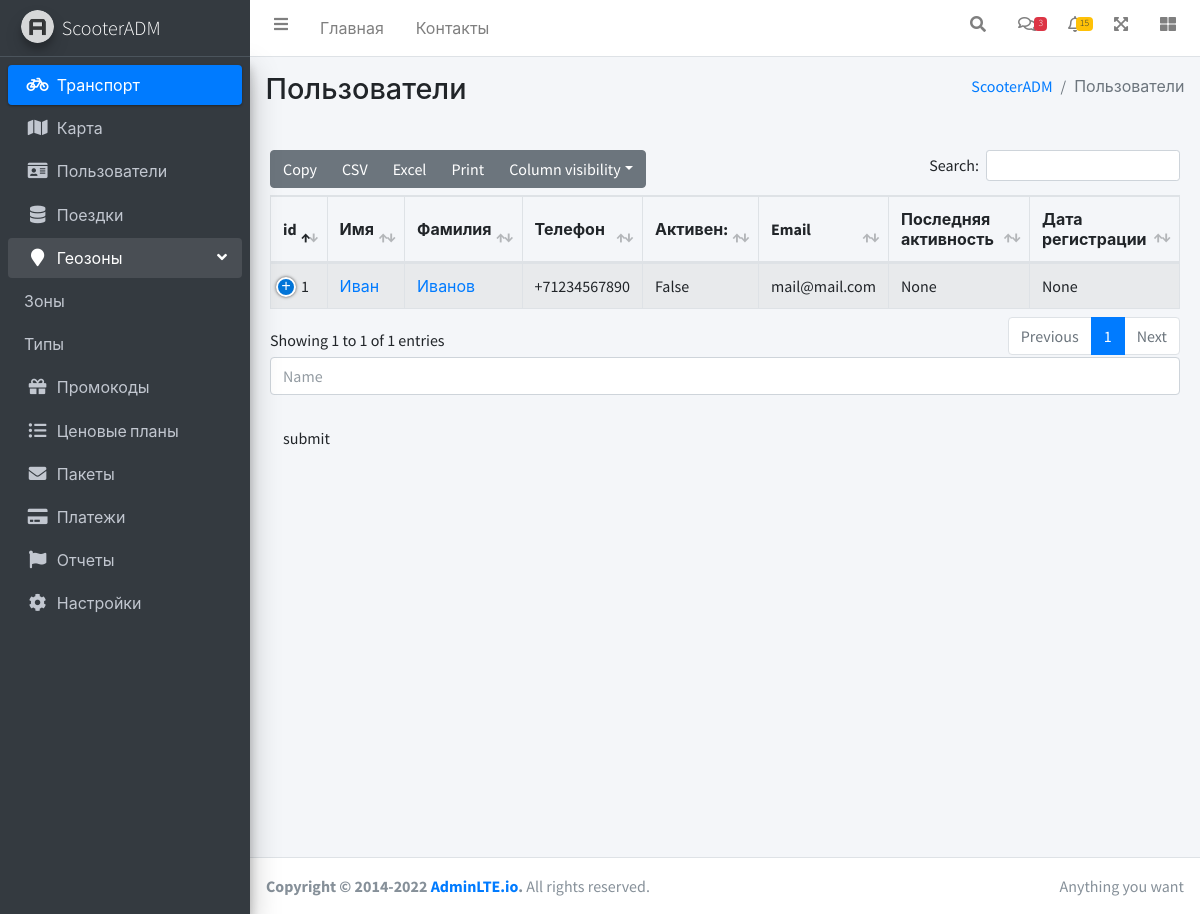
The page /users.html on the database as committed earlier.
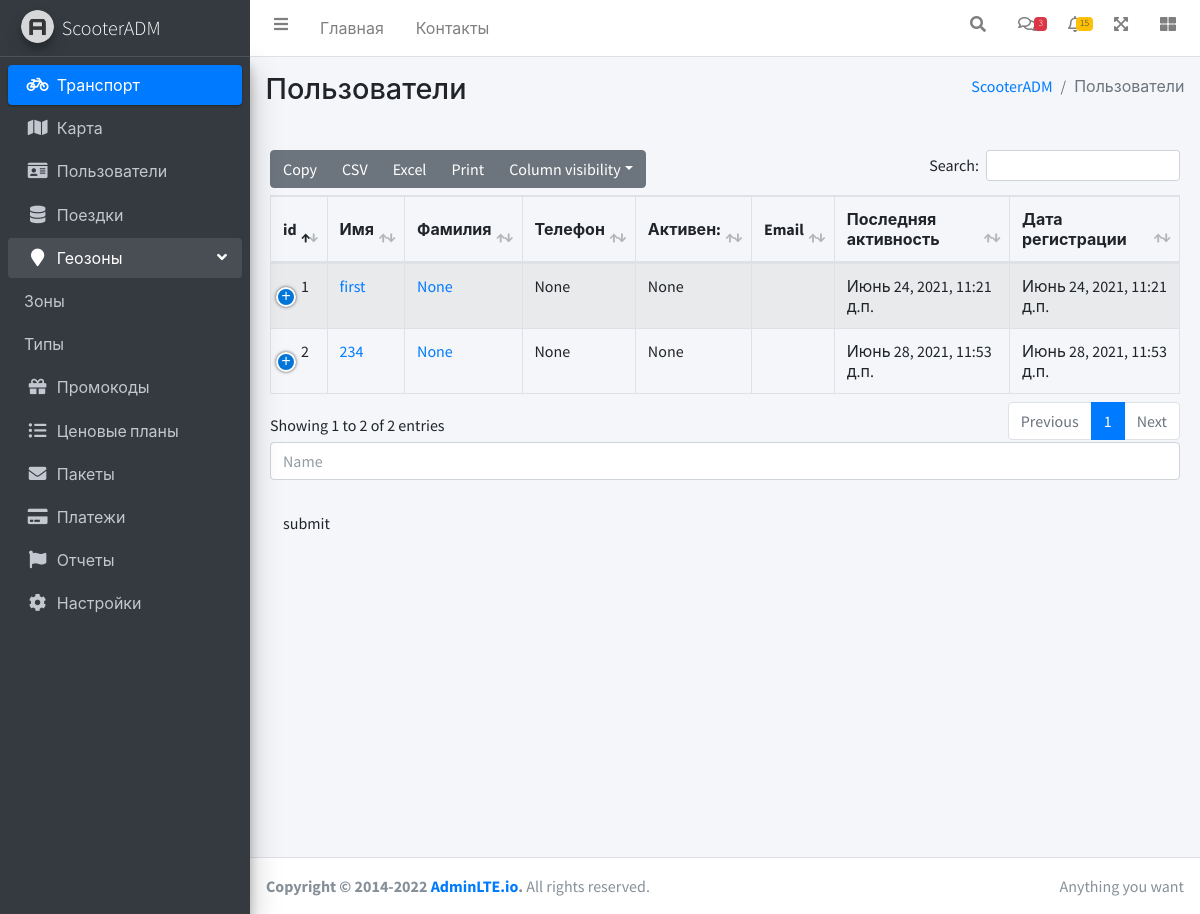
The same page on the database as committed later.
### adm/models.py (models this page shows, shortened)
class User(models.Model):
    id = models.IntegerField(primary_key=True)
    Ico = models.ImageField()
    Name = models.CharField(max_length=30, null=True)
    Soname = models.CharField(max_length=30, null=True)
    Phone = models.CharField(max_length=30, null=True)
    Email = models.EmailField(max_length=40, null=False)
    IsActive = models.BooleanField(null=True)
    LastActive = models.DateTimeField(auto_now = True)
    DateOfRegistration = models.DateTimeField(auto_now_add = True)
    PresentCode = models.CharField(max_length=30, null=True)
    UserBalance = models.ForeignKey('Balance', on_delete=models.DO_NOTHING, null=True)
    def get_absolute_url(self):
        return reverse('user', kwargs={'user_id':self.pk})

### adm/views.py (the view)
# urls.py: path('users.html', views.users, name='users'),
def users(request):
    error = ''
    if request.method == 'POST':
        form = UserForm(request.POST)
        if form.is_valid():
            form.save()
        else:
            error = form.errors
    user = User.objects.all()
    name = "Пользователи"
    form = UserForm()
    data = {
        'form': form,
        'user': user,
        'name': name,
        'error': error
    }
    return render(request, 'adm/users.html', data)

### adm/forms.py
class UserForm(ModelForm):
    class Meta:
        model = User
        fields = ['Name']
        widgets = {
            "Name": TextInput(attrs={
                'class': 'form-control',
                'placeholder': 'Name'
            }),
        }

### templates/adm/users.html (shortened to what this page needs)
{% extends 'adm/index.html' %}
{% load static %}
{% block content_header %}
<div class="content-header">
      <div class="container-fluid">
        <div class="row mb-2">
          <div class="col-sm-6">
            <h1 class="m-0">Пользователи</h1>
          </div>
          <div class="col-sm-6">
            <ol class="breadcrumb float-sm-right">
              <li class="breadcrumb-item"><a href="#">{% block content_header_breadcrumb %}ScooterADM{% endblock %}</a></li>
              <li class="breadcrumb-item active">{{name}}</li>
            </ol>
          </div>
        </div>
      </div>
    </div>
{% endblock %}
{% block main_content.html %}
<div class="card-body">
                <table id="example1" class="table table-bordered table-striped">
                  <thead>
                  <tr>
                    <th>id</th>
                    <th>Имя</th>
                    <th>Фамилия</th>
                    <th>Телефон</th>
                    <th>Активен:</th>
                    <th>Email</th>
                    <th>Последняя активность</th>
                    <th>Дата регистрации</th>
                  </tr>
                  </thead>
                  <tbody>
                      {%for el in user%}
                      <tr>
                        <td>{{el.id}}</td>
                        <td><a href="{{ el.get_absolute_url}}">{{el.Name}}</a></td>
                        <td><a href="{{ el.get_absolute_url}}">{{el.Soname}}</a></td>
                        <td>{{el.Phone}}</td>
                        <td>{{el.IsActive}}</td>
                        <td>{{el.Email}}</td>
                        <td>{{el.LastActive}}</td>
                        <td>{{el.DateOfRegistration}}</td>
                      </tr>
                      {% endfor%}
                </table>
                <div>
                    <form method="post">
                      {{form.Name}} <br>
                      <button class="btn btn-succes" type="submit">submit</button>
                    </form>
                </div>
              </div>
{% endblock %}

### templates/adm/index.html (shortened to what this page needs)
{% load static %}
<html>
<html lang="ru">
<head>
  <link rel="stylesheet" href="{% static 'adm/plugins/datatables-bs4/css/dataTables.bootstrap4.min.css' %}">
  <link rel="stylesheet" href="{% static 'adm/plugins/datatables-responsive/css/responsive.bootstrap4.min.css' %}">
  <link rel="stylesheet" href="{% static 'adm/plugins/datatables-buttons/css/buttons.bootstrap4.min.css' %}">
  <link rel="stylesheet" href="{% static 'adm/plugins/fontawesome-free/css/all.min.css' %}">
  <link rel="stylesheet" href="{% static 'adm/dist/css/adminlte.min.css' %}">
<link rel="stylesheet" href="https://unpkg.com/leaflet@1.7.1/dist/leaflet.css" />
</head>
<body class="sidebar-mini layout-navbar-fixed sidebar-closed sidebar-open">
<div class="wrapper">
    {% include 'adm/main_header.html' %}
    {% include 'adm/sidebar.html' with person="active" %}
  <div class="content-wrapper">
      {% block content_header %}
      {% endblock %}
     {% block main_content.html %}
      {% endblock %}
  </div>
{% include 'adm/footer.html' %}
</div>
</body>
</html>

### templates/adm/main_header.html (shortened to what this page needs)
{% load static %}
<nav class="main-header navbar navbar-expand navbar-white navbar-light">
    <ul class="navbar-nav">
      <li class="nav-item">
        <a class="nav-link" data-widget="pushmenu" href="#" role="button"><i class="fas fa-bars"></i></a>
      </li>
      <li class="nav-item d-none d-sm-inline-block">
        <a href="transport.html" class="nav-link">Главная</a>
      </li>
      <li class="nav-item d-none d-sm-inline-block">
        <a href="#" class="nav-link">Контакты</a>
      </li>
    </ul>
    <ul class="navbar-nav ml-auto">
      <li class="nav-item">
        <a class="nav-link" data-widget="navbar-search" href="#" role="button">
          <i class="fas fa-search"></i>
        </a>
      </li>
      <li class="nav-item dropdown">
        <a class="nav-link" data-toggle="dropdown" href="#">
          <i class="far fa-comments"></i>
          <span class="badge badge-danger navbar-badge">3</span>
        </a>
      </li>
      <li class="nav-item dropdown">
        <a class="nav-link" data-toggle="dropdown" href="#">
          <span class="badge badge-warning navbar-badge">15</span>
        </a>
      </li>
      <li class="nav-item">
        <a class="nav-link" data-widget="fullscreen" href="#" role="button">
          <i class="fas fa-expand-arrows-alt"></i>
        </a>
      </li>
      <li class="nav-item">
        <a class="nav-link" data-widget="control-sidebar" data-slide="true" href="#" role="button">
          <i class="fas fa-th-large"></i>
        </a>
      </li>
    </ul>
  </nav>

### templates/adm/sidebar.html (shortened to what this page needs)
{% load static %}
<aside class="main-sidebar sidebar-dark-primary elevation-4">
    <a href="transport.html" class="brand-link">
      <img src="{% static 'adm/dist/img/AdminLTELogo.png'%}" alt="AdminLTE Logo" class="brand-image img-circle elevation-3" style="opacity: .8">
      <span class="brand-text font-weight-light">ScooterADM</span>
    </a>
    <div class="sidebar">
      <nav class="mt-2">
        <ul class="nav nav-pills nav-sidebar flex-column" data-widget="treeview" role="menu" data-accordion="false">
          <li class="nav-item">
            <a href="{% url 'transport' %}" class="nav-link {{person}}">
              <i class="nav-icon fas fa-bicycle"></i>
              <p>
                Транспорт
              </p>
            </a>
          </li>
          <li class="nav-item">
            <a href="{% url 'map' %}" class="nav-link">
              <i class="nav-icon fas fa-map"></i>
              <p>
                Карта
              </p>
            </a>
          </li>
          <li class="nav-item">
            <a href="{% url 'users' %}" class="nav-link">
              <i class="nav-icon fa fa-id-card"></i>
              <p>
                Пользователи
              </p>
            </a>
          </li>
          <li class="nav-item">
            <a href="{% url 'trips' %}" class="nav-link">
              <i class="nav-icon fa fa-database"></i>
              <p>
                Поездки
              </p>
            </a>
          </li>
          <li class="nav-item menu-open">
            <a href="#" class="nav-link">
              <i class="nav-icon fa fa-map-marker"></i>
              <p>
                Геозоны
                <i class="right fas fa-angle-left"></i>
              </p>
            </a>
            <ul class="nav nav-treeview">
              <li class="nav-item">
                <a href="{% url 'zone' %}" class="nav-link">
                  <p>Зоны</p>
                </a>
              </li>
              <li class="nav-item">
                <a href="{% url 'typeofzone' %}" class="nav-link">
                  <p>Типы</p>
                </a>
              </li>
            </ul>
          </li>
          <li class="nav-item">
            <a href="../gallery.html" class="nav-link">
              <i class="nav-icon fa fa-gift"></i>
              <p>
                Промокоды
              </p>
            </a>
          </li>
          <li class="nav-item">
            <a href="../gallery.html" class="nav-link">
              <i class="nav-icon fa fa-list-ul"></i>
              <p>
                Ценовые планы
              </p>
            </a>
          </li>
          <li class="nav-item">
            <a href="../gallery.html" class="nav-link">
              <i class="nav-icon fa fa-envelope"></i>
              <p>
                Пакеты
              </p>
            </a>
          </li>
          <li class="nav-item">
            <a href="../gallery.html" class="nav-link">
              <i class="nav-icon fa fa-credit-card"></i>
              <p>
                Платежи
              </p>
            </a>
          </li>
          <li class="nav-item">
            <a href="../gallery.html" class="nav-link">
              <i class="nav-icon fa fa-flag"></i>
              <p>
                Отчеты
              </p>
            </a>
          </li>
          <li class="nav-item">
            <a href="../gallery.html" class="nav-link">
              <i class="nav-icon fa fa-cog"></i>
              <p>
                Настройки
              </p>
            </a>
          </li>
        </ul>
      </nav>
    </div>
  </aside>

### templates/adm/footer.html
  <footer class="main-footer">
    <div class="float-right d-none d-sm-inline">
      Anything you want
    </div>
    <strong>Copyright &copy; 2014-2022 <a href="https://adminlte.io">AdminLTE.io</a>.</strong> All rights reserved.
  </footer>

Rows that differ between the two databases and show on the page:
changed User id 1: Name "Иван" → "first"; Soname "Иванов" → "None"; Phone "+71234567890" → "None"; IsActive "False" → "None"; LastActive "None" → "Июнь 24, 2021, 11:21 д.п."; DateOfRegistration "None" → "Июнь 24, 2021, 11:21 д.п."; Email "mail@mail.com" → (not shown)
added User: id "2", Name "234", Soname "None", Phone "None", IsActive "None", LastActive "Июнь 28, 2021, 11:53 д.п.", DateOfRegistration "Июнь 28, 2021, 11:53 д.п."
Other text that changed with them:
text written by a page script: "Copy CSV Excel Print Column visibility Search: Showing 1 to 1 of 1 entries Previous 1 Next" → "Copy CSV Excel Print Column visibility Search: Showing 1 to 2 of 2 entries Previous 1 Next"
